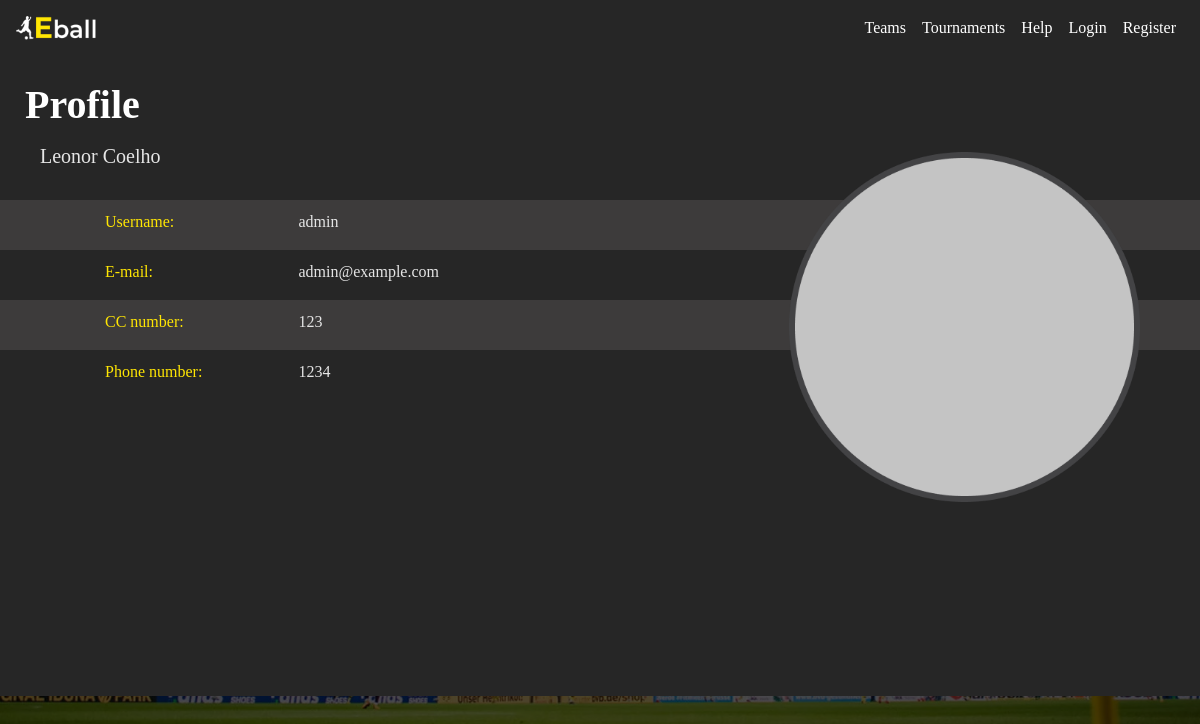
Page /profile/admin on the earlier database version.
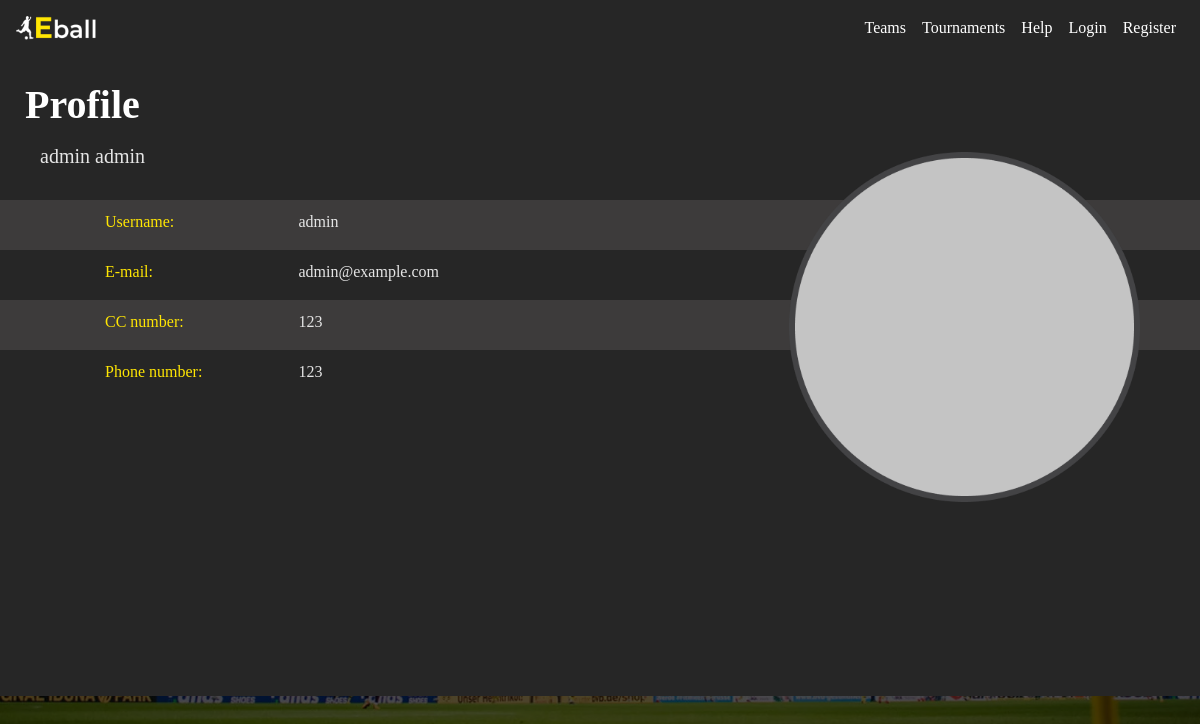
Same page on the later database version.
### appEball/models.py (models this page shows, shortened)
class CustomUser(AbstractUser):
    email = models.EmailField(max_length=255, unique=True, blank=False)
    firstName = models.CharField(max_length=100, blank=False)
    lastName = models.CharField(max_length=100, blank=False)
    ccNumber = models.IntegerField(unique=True, blank=False)
    phoneNumber = models.IntegerField(unique=True, blank=False)
    isAccepted = models.BooleanField(default=False)
    isTournamentManager = models.BooleanField(default=False)
    isCaptain = models.BooleanField(default=False)
    USERNAME_FIELD = 'username'
    REQUIRED_FIELDS = ['email', 'firstName', 'lastName', 'ccNumber', 'phoneNumber']
    class Meta:
        db_table = 'User'
        verbose_name = 'User'
        verbose_name_plural = 'Users'
        ordering = ["-username"]

### appEball/views.py (the view)
# urls.py: path('profile/<str:username>', views.user_profile, name='userProfile'),
def user_profile(request, username):
	requestedUser = CustomUser.objects.get(username=username)
	return render(request, 'appEball/user_profile.html', {'requestedUser':requestedUser})

### appEball/templates/appEball/user_profile.html (shortened to what this page needs)
{% extends 'appEball/base_with_grey_background.html' %}
{% load static %}
{% block css %}
    <link rel="stylesheet" type="text/css" href="{% static 'appEball/css/user_profile.css' %}">
{% endblock %}
{% block title %}
    Profile
{% endblock %}
{% block content2 %}
	<h2>{{ requestedUser.firstName }} {{ requestedUser.lastName }}</h2>
	<div class="content" id="profileContent">
		<div class="col" id="profileCol">
			<div class="row" id="row1">
				<div class="col-sm-2">
					<p class="userLabel line">Username:</p>
				</div>
				<div class="col">
					<p class="userInfo line">{{ requestedUser.username }}</p>
				</div>
			</div>
			<div class="row" id="row2">
				<div class="col-sm-2">
					<p class="userLabel line">E-mail:</p>
				</div>
				<div class="col">
					<p class="userInfo line">{{ requestedUser.email }}</p>
				</div>
			</div>
			<div class="row"  id="row1">
				<div class="col-sm-2">
					<p class="userLabel line">CC number:</p>
				</div>
				<div class="col">
					<p class="userInfo line">{{ requestedUser.ccNumber }}</p>
				</div>
			</div>
			<div class="row" id="row2">
				<div class="col-sm-2">
					<p class="userLabel line">Phone number:</p>
				</div>
				<div class="col">
					<p class="userInfo line">{{ requestedUser.phoneNumber }}</p>
				</div>
			</div>
		</div>
		<div class="col" id="colImg" align="right">
			<a href="">
				{% if requestedUser.profileImg.url is not none %}
					<img src="{{ requestedUser.profileImg.url }}" height="350px" alt="">
				{% else %}
					<img src="{% static 'appEball/assets/photo1.png' %}" height="350px" alt="">
				{% endif %}
			</a>
		</div>
	</div>
{% endblock %}

Differences in the rows shown:
changed CustomUser "admin": firstName "Leonor" → "admin"; lastName "Coelho" → "admin"; phoneNumber "1234" → "123"
